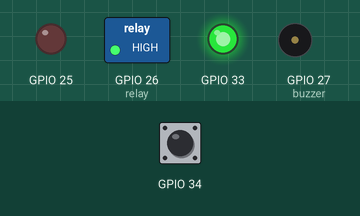
Simulated run of this program. Board: ESP32. Shown: switched loads named in the program (green lamp = pin HIGH), output pins drawn as LEDs (lit = HIGH), buzzer (waves = sounding, pin HIGH). The inputs (shaded band) are chosen by the test bench; at power-on: GPIO 34 HIGH. What the program prints to the serial monitor is not drawn.

Above: at 1.7 s.
1.8 s: GPIO 34 pulled LOW for 1 s
At 2.7 s:
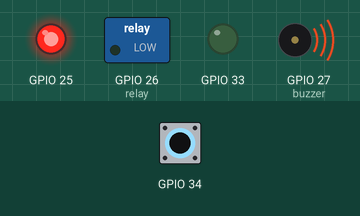
5.8 s: GPIO 34 pulled LOW for 1 s
At 12.3 s:
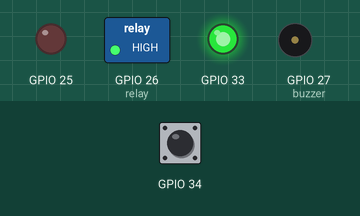
Timing chart, 0 to 13.8 s (numbered marks = the images above; inputs shaded):
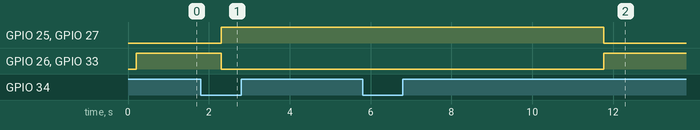

The program:

main.cpp
```cpp
/*
 * main.cpp — Smart Fire Detection & Water Extinguishing System (ESP32)
 * --------------------------------------------------------------------
 * The orchestrator. It owns the fire STATE MACHINE and coordinates the
 * hardware/connectivity modules; each module keeps its own responsibility.
 *
 *   Modules:  flame_sensor · led_controller · buzzer_controller ·
 *             relay_controller · wifi_manager · blynk_manager ·
 *             config · constants
 *
 * State machine:
 *   NORMAL  --flame held FLAME_CONFIRM_MS-->  FIRE
 *   FIRE    --no flame for FLAME_CLEAR_MS-->  COOLDOWN   (safety spray window)
 *   COOLDOWN--flame again-->  FIRE
 *   COOLDOWN--calm for 2*FLAME_CLEAR_MS-->  NORMAL
 *
 * Design rule: the fire logic is fully local. Wi-Fi/Blynk add remote
 * monitoring and manual control, but the system detects and extinguishes
 * even with no network. Uses millis() throughout — never delay().
 */

#include <Arduino.h>

#include "blynk_manager.h"
#include "buzzer_controller.h"
#include "config.h"
#include "constants.h"
#include "flame_sensor.h"
#include "led_controller.h"
#include "relay_controller.h"
#include "wifi_manager.h"

// ===================== State =====================
static SystemState g_state = SystemState::NORMAL;
static bool g_fireNotified = false;

static unsigned long g_flameFirstSeenAt = 0;
static unsigned long g_flameLastSeenAt = 0;
static unsigned long g_lastSensorPoll = 0;
static unsigned long g_lastStatusPublish = 0;

// ===================== Helpers =====================
const char* stateName(SystemState s) {
  switch (s) {
    case SystemState::FIRE:     return "FIRE";
    case SystemState::COOLDOWN: return "COOLDOWN";
    default:                    return "NORMAL";
  }
}

// Drive every output for a given "fire active" decision.
static void applyOutputs(bool fireActive) {
  if (fireActive) {
    LedController::showAlarm();
    BuzzerController::on();
    RelayController::setPump(true);
  } else {
    LedController::showNormal();
    BuzzerController::off();
    RelayController::setPump(false);
  }
}

// ===================== State Machine =====================
static void updateStateMachine(unsigned long now, bool flame) {
  // Track flame timing for debounce and clear windows.
  if (flame) {
    g_flameLastSeenAt = now;
    if (g_flameFirstSeenAt == 0) g_flameFirstSeenAt = now;
  } else {
    g_flameFirstSeenAt = 0;
  }

  switch (g_state) {
    case SystemState::NORMAL:
      // Require a sustained flame before alarming (debounce).
      if (flame && now - g_flameFirstSeenAt >= FLAME_CONFIRM_MS) {
        g_state = SystemState::FIRE;
        applyOutputs(true);
        Serial.println(">>> FIRE DETECTED — alarm + pump ON");
        if (!g_fireNotified) {
          BlynkManager::notifyFire();
          g_fireNotified = true;
        }
      }
      break;

    case SystemState::FIRE:
      // Keep spraying through a safety window after the flame is gone.
      if (!flame && now - g_flameLastSeenAt >= FLAME_CLEAR_MS) {
        g_state = SystemState::COOLDOWN;
        applyOutputs(false);
        Serial.println("Flame cleared — pump OFF, cooling down");
      }
      break;

    case SystemState::COOLDOWN:
      if (flame) {
        g_state = SystemState::FIRE;
        applyOutputs(true);
        Serial.println("Re-ignition! alarm + pump back ON");
      } else if (now - g_flameLastSeenAt >= 2 * FLAME_CLEAR_MS) {
        g_state = SystemState::NORMAL;
        g_fireNotified = false;
        Serial.println("System back to NORMAL");
      }
      break;
  }
}

// ===================== Dashboard =====================
static void publishStatus(unsigned long now) {
  if (now - g_lastStatusPublish < STATUS_PUBLISH_MS) return;
  g_lastStatusPublish = now;

  bool fireActive = (g_state == SystemState::FIRE);
  Serial.printf("[%s] flame=%s pump=%s wifi=%s blynk=%s\n",
                stateName(g_state),
                FlameSensor::isFlameDetected() ? "YES" : "no",
                RelayController::isPumpOn() ? "ON" : "OFF",
                WifiManager::isConnected() ? "up" : "down",
                BlynkManager::isConnected() ? "up" : "down");

  BlynkManager::publishStatus(fireActive, RelayController::isPumpOn());
}

// ===================== Setup =====================
void setup() {
  Serial.begin(SERIAL_BAUD);
  delay(200);  // let the USB serial settle (one-time, not in the loop)
  Serial.println("\n=== Smart Fire Detection System — starting ===");

  // Bring up every module (each sets its own safe initial state).
  FlameSensor::begin();
  LedController::begin();
  BuzzerController::begin();
  RelayController::begin();
  WifiManager::begin();
  BlynkManager::begin();

  Serial.println("All modules initialized. Monitoring for fire...");
}

// ===================== Loop =====================
void loop() {
  unsigned long now = millis();

  // Connectivity (non-blocking).
  WifiManager::loop();
  BlynkManager::loop();

  // Sample the sensor and run the state machine on a fixed cadence.
  if (now - g_lastSensorPoll >= SENSOR_POLL_MS) {
    g_lastSensorPoll = now;
    bool flame = FlameSensor::isFlameDetected();
    updateStateMachine(now, flame);

    // Manual override from the app forces the pump ON regardless of state.
    if (BlynkManager::manualPumpOverride() && !RelayController::isPumpOn()) {
      RelayController::setPump(true);
      Serial.println("Manual override — pump ON");
    }
  }

  publishStatus(now);
}
```

Measured:
- after the input at 1.8 s, GPIO 25, GPIO 27 (buzzer): LOW → HIGH after 0.50 s; GPIO 26 (relay), GPIO 33: HIGH → LOW after 0.50 s
- after the input at 5.8 s, GPIO 25, GPIO 27 (buzzer): HIGH → LOW after 6.0 s instead of 2.0 s; GPIO 26 (relay), GPIO 33: LOW → HIGH after 6.0 s instead of 2.0 s
